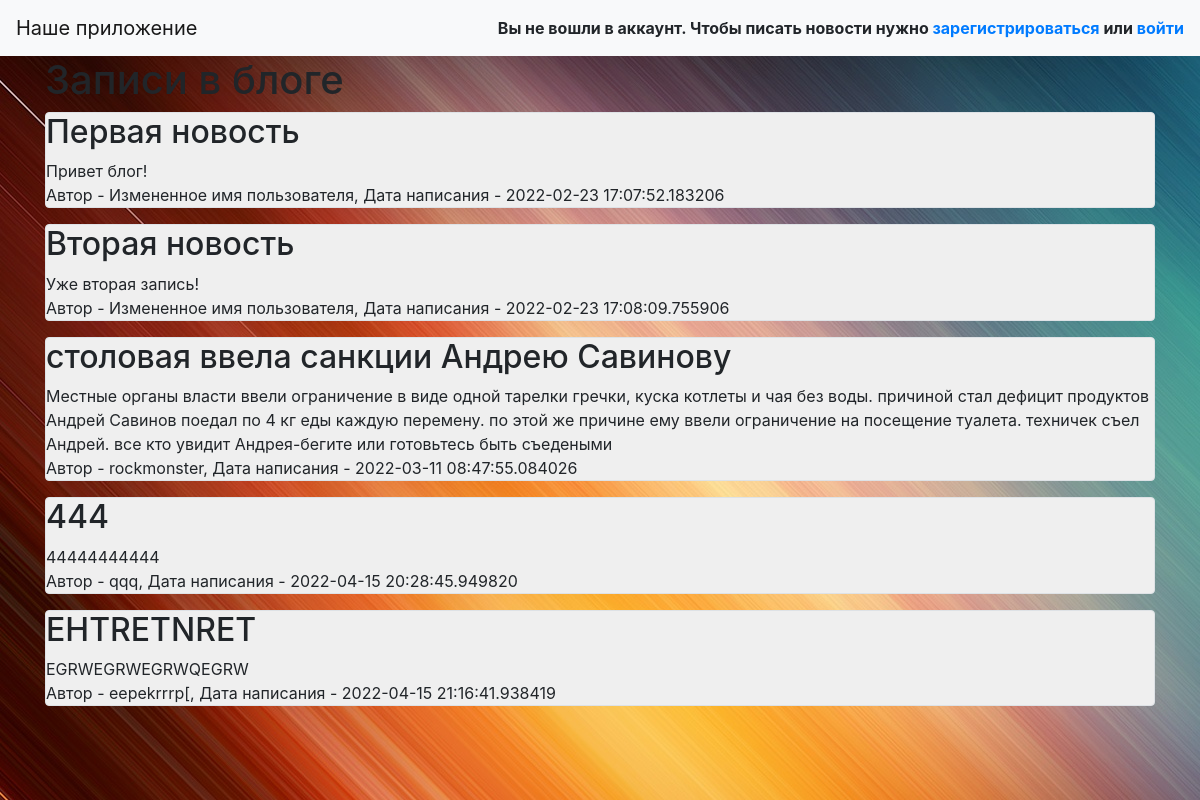
Before: / with the older database file.
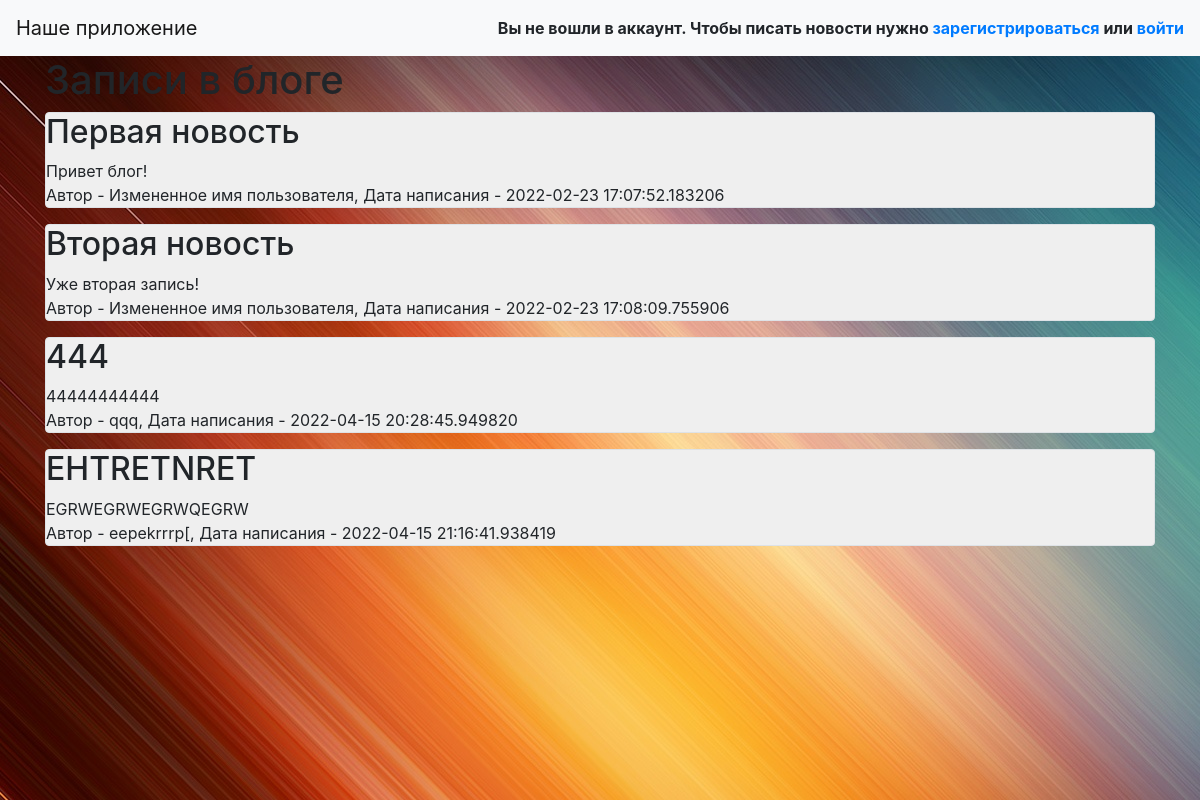
After: the same page with the newer database file.
### data/news.py (models this page shows)
class News(SqlAlchemyBase, UserMixin, SerializerMixin):
    __tablename__ = 'news'
    id = sqlalchemy.Column(sqlalchemy.Integer,
                           primary_key=True, autoincrement=True)
    title = sqlalchemy.Column(sqlalchemy.String, nullable=True)
    content = sqlalchemy.Column(sqlalchemy.String, nullable=True)
    created_date = sqlalchemy.Column(sqlalchemy.DateTime,
                                     default=datetime.datetime.now)
    is_private = sqlalchemy.Column(sqlalchemy.Boolean, default=True)
    user_id = sqlalchemy.Column(sqlalchemy.Integer,
                                sqlalchemy.ForeignKey("users.id"))
    user = orm.relation('User')
    categories = orm.relation("Category", secondary="association", backref="news")

### data/users.py (models this page shows, shortened)
class User(SqlAlchemyBase, UserMixin, SerializerMixin):
    news = orm.relation("News", back_populates='user')
    __tablename__ = 'users'
    id = sqlalchemy.Column(sqlalchemy.Integer,
                           primary_key=True, autoincrement=True)
    name = sqlalchemy.Column(sqlalchemy.String, nullable=True)
    about = sqlalchemy.Column(sqlalchemy.String, nullable=True)
    email = sqlalchemy.Column(sqlalchemy.String,
                              index=True, unique=True, nullable=True)
    hashed_password = sqlalchemy.Column(sqlalchemy.String, nullable=True)
    created_date = sqlalchemy.Column(sqlalchemy.DateTime,
                                     default=datetime.datetime.now)

### main.py (the view)
@app.route("/")
def index():
    db_sess = db_session.create_session()
    news = db_sess.query(News)
    return render_template("index.html", news=news)

### data/db_session.py (called while the page is built)
def create_session() -> Session:
    global __factory
    return __factory()

### templates/index.html (shortened to what this page needs)
<link rel="stylesheet" href="../static/css/index.css">
<div class="post">
    {% extends "base.html" %}
    {% block content %}
    <h1>Записи в блоге</h1>
    {% for item in news%}
    {% if item.is_private %}
    {% if current_user.is_authenticated and current_user == item.user %}
    <div class="col-md6 border rounded pes">
        <h2>{{item.title}}</h2>
        <div>
            {{item.content}}
        </div>
        <div>
            <strong>Ваша личная новость</strong>, Дата написания - {{item.created_date}}
        </div>
        <div>
            <a href="/news/{{ item.id }}" class="btn btn-warning">
                Изменить
            </a>
            <a href="/news_delete/{{ item.id }}" class="btn btn-danger">
                Удалить
            </a>
        </div>
    </div>
    {% endif %}
    {% else %}
    <div class="col-md6 border rounded pes" >
        <h2>{{item.title}}</h2>
        <div>
            {{item.content}}
        </div>
        <div>
            Автор - {{item.user.name}}, Дата написания - {{item.created_date}}
        </div>
    </div>
    {% endif %}
    {% endfor %}
    {% endblock %}

### templates/base.html (shortened to what this page needs)
<!doctype html>
<html lang="en">
<head>
    <link rel="stylesheet"
          href="https://stackpath.bootstrapcdn.com/bootstrap/4.4.1/css/bootstrap.min.css"
>
</head>
<body>
<header>
    <nav class="navbar navbar-light bg-light">
        <a class="navbar-brand" href="#">Наше приложение</a>
        {% if current_user.is_authenticated %}
        <strong>Вход выполнен: {{current_user.name}}     <a href="/logout">(выход)</a></strong>
        {% else %}
        <strong>Вы не вошли в аккаунт. Чтобы писать новости нужно <a href="/register">зарегистрироваться</a> или <a
                href="/login">войти</a></strong>
        {% endif %}
    </nav>
</header>
<main role="main" class="container">
    {% block content %}{% endblock %}
</main>
</body>
</html>

### static/css/index.css (style rules this page uses)
.post { background-image: url('../img/fon.jpg'); height: 100%; }
.pes { background-color: #EFEFEF; }

Changed rows visible on the page:
no longer on this page (row edited): News: title "столовая ввела санкции Андрею Савинову", content "Местные органы власти ввели ограничение в виде одной тарелки гречки, куска котлеты и чая без воды. причиной стал дефицит продуктов Андрей Савинов поедал по 4 кг еды каждую перемену. по этой же причине ему ввели ограничение на посещение туалета. техничек cъел Андрей. все кто увидит Андрея-бегите или готовьтесь быть съедеными", user.name "rockmonster", created_date "2022-03-11 08:47:55.084026"
